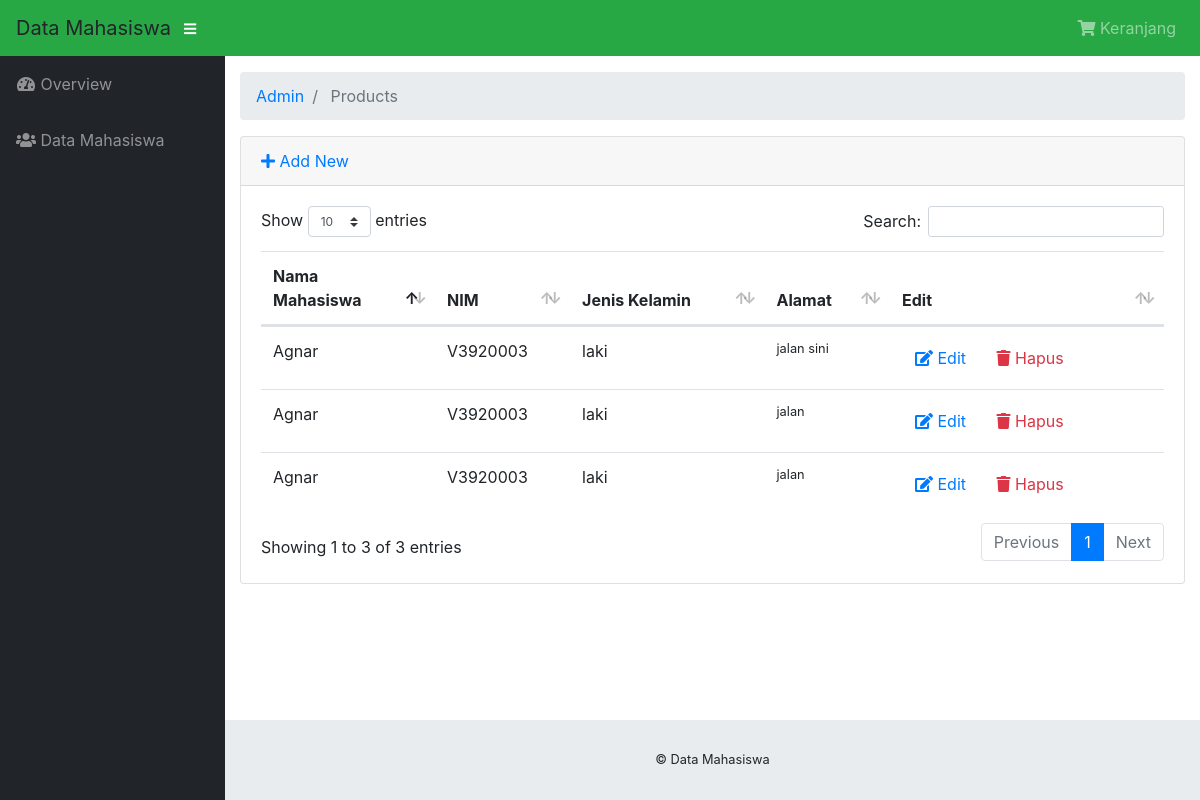
Page /index.php/admin/products on the committed database.
### tables this page shows
CREATE TABLE `data` (
  `id_mahasiswa` varchar(64) NOT NULL,
  `name` varchar(255) NOT NULL,
  `nim` varchar(255) NOT NULL,
  `jenis_kelamin` varchar(255) NOT NULL,
  `alamat` varchar(255) NOT NULL
);

### application/controllers/admin/Products.php (called while the page is built, shortened)
<?php
class Products extends CI_Controller
{
    public function __construct()
    {
        $this->load->model("product_model");
        $this->load->library('form_validation');
    }
    public function index()
    {
        $data["data"] = $this->product_model->getAll();
        $this->load->view("admin/product/list", $data);
    }
}

### index.php (called while the page is built, shortened)
<?php
require_once BASEPATH.'core/CodeIgniter.php';

### application/models/Product_model.php (called while the page is built, shortened)
<?php defined('BASEPATH') OR exit('No direct script access allowed');
class Product_model extends CI_Model
{
    private $_table = "data";
    public function getAll()
    {
        return $this->db->get($this->_table)->result();
    }
}

### application/views/admin/product/list.php (the view, shortened to what this page needs)
<!DOCTYPE html>
<html lang="en">
<head>
	<?php $this->load->view("admin/_partials/head.php") ?>
</head>
<body id="page-top">
	<?php $this->load->view("admin/_partials/navbar.php") ?>
	<div id="wrapper">
		<?php $this->load->view("admin/_partials/sidebar.php") ?>
		<div id="content-wrapper">
			<div class="container-fluid">
				<?php $this->load->view("admin/_partials/breadcrumb.php") ?>
				<div class="card mb-3">
					<div class="card-header">
						<a href="<?php echo site_url('admin/products/add') ?>"><i class="fas fa-plus"></i> Add New</a>
					</div>
					<div class="card-body">
						<div class="table-responsive">
							<table class="table table-hover" id="dataTable" width="100%" cellspacing="0">
								<thead>
									<tr>
										<th>Nama Mahasiswa</th>
										<th>NIM</th>
										<th>Jenis Kelamin</th>
										<th>Alamat</th>
										<th>Edit</th>
									</tr>
								</thead>
								<tbody>
									<?php foreach ($data as $product): ?>
									<tr>
										<td width="150">
											<?php echo $product->name ?>
										</td>
										<td>
											<?php echo $product->nim ?>
										</td>
										<td>
											<?php echo $product->jenis_kelamin ?>
										</td>
										<td class="small">
											<?php echo $product->alamat ?>
										</td>
										<td width="250">
											<a href="<?php echo site_url('admin/products/edit/'.$product->id_mahasiswa) ?>"
											 class="btn btn-small"><i class="fas fa-edit"></i> Edit</a>
											<a onclick="deleteConfirm('<?php echo site_url('admin/products/delete/'.$product->id_mahasiswa) ?>')"
											 href="#!" class="btn btn-small text-danger"><i class="fas fa-trash"></i> Hapus</a>
										</td>
									</tr>
									<?php endforeach; ?>
								</tbody>
							</table>
						</div>
					</div>
				</div>
			</div>
			<?php $this->load->view("admin/_partials/footer.php") ?>
		</div>
	</div>
</body>
</html>

### application/views/admin/_partials/head.php (shortened to what this page needs)
<link href="<?php echo base_url('assets/bootstrap/css/bootstrap.min.css') ?>" rel="stylesheet">
<link href="<?php echo base_url('assets/fontawesome-free/css/all.min.css') ?>" rel="stylesheet" type="text/css">
<link href="<?php echo base_url('assets/datatables/dataTables.bootstrap4.css') ?>" rel="stylesheet">
<link href="<?php echo base_url('css/sb-admin.css') ?>" rel="stylesheet">

### application/views/admin/_partials/navbar.php (shortened to what this page needs)
<nav class="navbar navbar-expand navbar-dark bg-success static-top">
    <a class="navbar-brand mr-1" >Data Mahasiswa</a>
    <button class="btn btn-link btn-sm text-white order-1 order-sm-0" id="sidebarToggle" href="#">
        <i class="fas fa-bars"></i>
    </button>
    <ul class="navbar-nav ml-auto ml-md-0">
       <li class="nav-item">
        <a class="nav-link" href="<?php echo site_url('shopping_cart/index') ?>">
            <i class="fas fa-shopping-cart"></i>
            <span>Keranjang</span></a>
        </li>
    </ul>
</nav>

### application/views/admin/_partials/sidebar.php
<ul class="sidebar navbar-nav">
    <li class="nav-item <?php echo $this->uri->segment(2) == '' ? 'active': '' ?>">
        <a class="nav-link" href="<?php echo site_url('admin') ?>">
            <i class="fas fa-fw fa-tachometer-alt"></i>
            <span>Overview</span>
        </a>
    </li>
    <li class="nav-item">
        <a class="nav-link" href="<?php echo site_url('admin/products') ?>">
            <i class="fas fa-fw fa-users"></i>
            <span>Data Mahasiswa</span></a>
        </li>
</ul>

### application/views/admin/_partials/breadcrumb.php
<ol class="breadcrumb">
<?php foreach ($this->uri->segments as $segment): ?>
	<?php
		$url = substr($this->uri->uri_string, 0, strpos($this->uri->uri_string, $segment)) . $segment;
		$is_active =  $url == $this->uri->uri_string;
	?>
	<li class="breadcrumb-item <?php echo $is_active ? 'active': '' ?>">
		<?php if($is_active): ?>
			<?php echo ucfirst($segment) ?>
		<?php else: ?>
			<a href="<?php echo site_url($url) ?>"><?php echo ucfirst($segment) ?></a>
		<?php endif; ?>
	</li>
<?php endforeach; ?>
</ol>

### application/views/admin/_partials/footer.php
<footer class="sticky-footer">
  <div class="container my-auto">
    <div class="copyright text-center my-auto">
      <span> &copy; Data Mahasiswa</span>
    </div>
  </div>
</footer>

### css/sb-admin.css (style rules this page uses)
html { position: relative; min-height: 100%; }
body { height: 100%; }
#wrapper { display: -webkit-box; display: -ms-flexbox; display: flex; }
#wrapper #content-wrapper { overflow-x: hidden; width: 100%; padding-top: 1rem; padding-bottom: 80px; }
.sidebar { width: 90px !important; background-color: #212529; min-height: calc(100vh - 56px); }
.sidebar .nav-item:last-child { margin-bottom: 1rem; }
.sidebar .nav-item .nav-link { text-align: center; padding: 0.75rem 1rem; width: 90px; }
.sidebar .nav-item .nav-link span { font-size: 0.65rem; display: block; }
.sidebar .nav-item .nav-link { color: rgba(255, 255, 255, 0.5); }
@media (min-width: 768px) { .sidebar { width: 225px !important; } }
@media (min-width: 768px) { .sidebar .nav-item .nav-link { display: block; width: 100%; text-align: left; padding: 1rem; width: 225px; } }
@media (min-width: 768px) { .sidebar .nav-item .nav-link span { font-size: 1rem; display: inline; } }
:root { --input-padding-x: 0.75rem; --input-padding-y: 0.75rem; }
footer.sticky-footer { display: -webkit-box; display: -ms-flexbox; display: flex; position: absolute; right: 0; bottom: 0; width: calc(100% - 90px); height: 80px; background-color: #e9ecef; }
footer.sticky-footer .copyright { line-height: 1; font-size: 0.8rem; }
@media (min-width: 768px) { footer.sticky-footer { width: calc(100% - 225px); } }

### rows in the picture
data: name "Agnar", nim "V3920003", jenis_kelamin "laki", alamat "jalan sini"
data: name "Agnar", nim "V3920003", jenis_kelamin "laki", alamat "jalan"
data: name "Agnar", nim "V3920003", jenis_kelamin "laki", alamat "jalan"

### other values in the picture
$segment "Admin"
$segment "Products"
